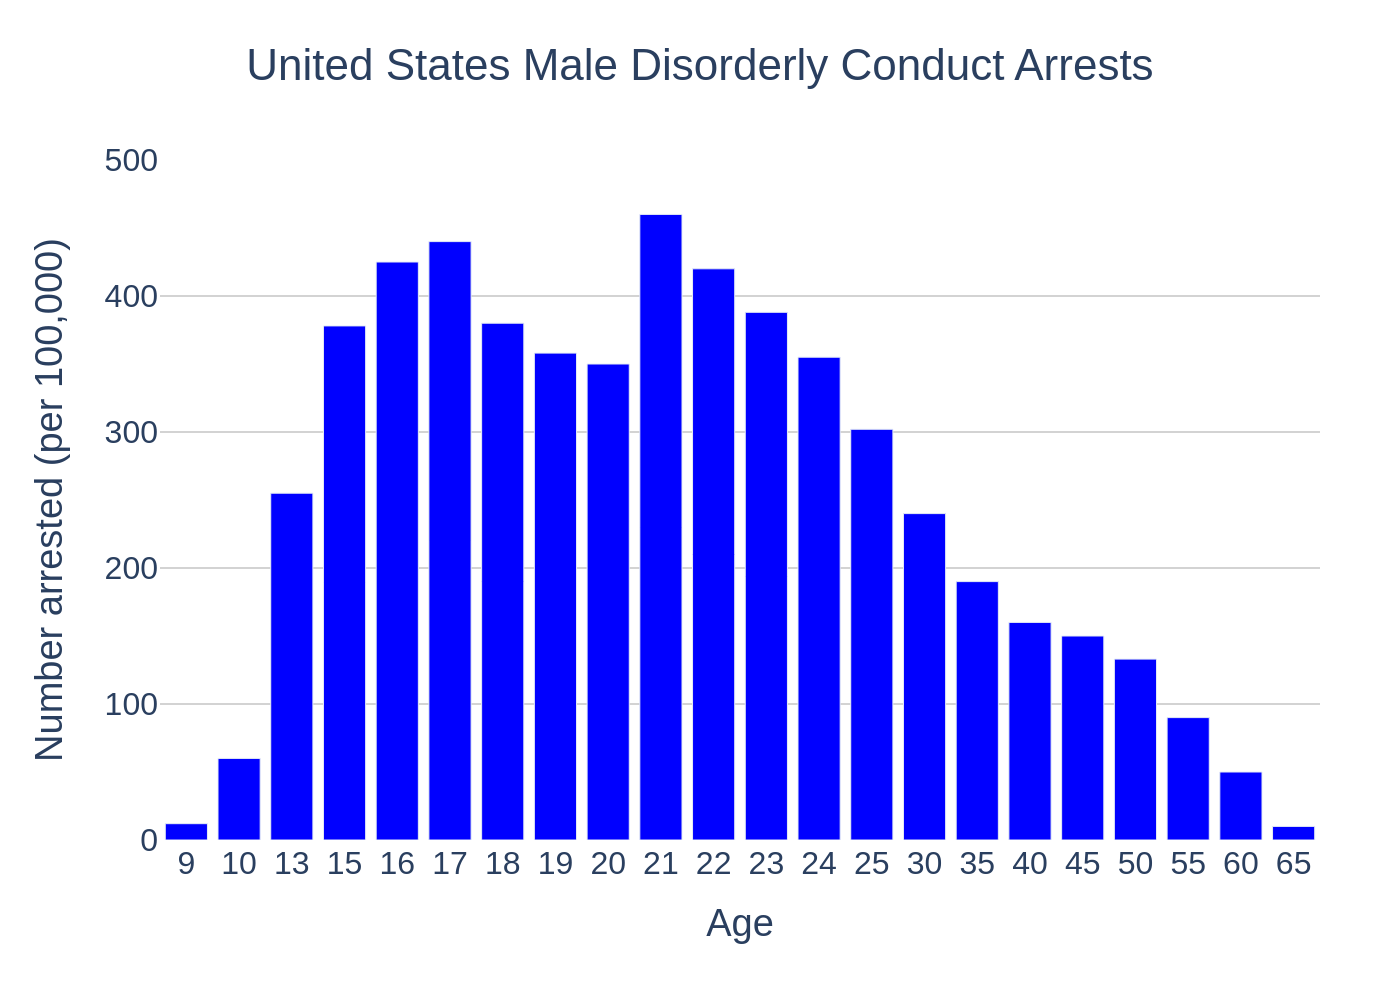

This figure's Python source:
import sys
import json
import os
import plotly.graph_objects as go

# Check for command-line argument
if len(sys.argv) != 2:
    print("Usage: python generate_chart.py <path_to_json_file>")
    sys.exit(1)

json_file_path = sys.argv[1]

# Read data from the JSON file
try:
    with open(json_file_path, 'r', encoding='utf-8') as f:
        chart_info = json.load(f)
except FileNotFoundError:
    print(f"Error: JSON file not found at {json_file_path}")
    sys.exit(1)

# Extract data and texts
chart_data = chart_info.get('chart_data', [])
texts = chart_info.get('texts', {})
colors = chart_info.get('colors', [])

# Prepare data for Plotly
# Ensure x-values are treated as categories by converting to strings
x_values = [str(item['x']) for item in chart_data]
y_values = [item['y'] for item in chart_data]

# Create the figure
fig = go.Figure()

# Add the bar trace
fig.add_trace(go.Bar(
    x=x_values,
    y=y_values,
    marker_color=colors[0] if colors else None,
    name='' # No legend entry needed
))

# Update layout
fig.update_layout(
    title_text=texts.get('title', ''),
    title_x=0.5,
    xaxis_title_text=texts.get('x_axis_title', ''),
    yaxis_title_text=texts.get('y_axis_title', ''),
    font_family="Arial",
    font_size=16,
    plot_bgcolor='white',
    paper_bgcolor='white',
    showlegend=False,
    margin=dict(l=80, r=40, t=80, b=80),
    yaxis=dict(
        range=[0, 500],
        gridcolor='lightgray',
        gridwidth=1,
        zeroline=False
    ),
    xaxis=dict(
        showgrid=False,
        zeroline=False
    )
)

# Determine the output filename from the input JSON path
base_name = os.path.splitext(os.path.basename(json_file_path))[0]
output_filename = f"{base_name}.png"

# Save the figure as a PNG image
try:
    fig.write_image(output_filename, scale=2)
    print(f"Chart saved to {output_filename}")
except Exception as e:
    print(f"Error saving image: {e}")
    sys.exit(1)
